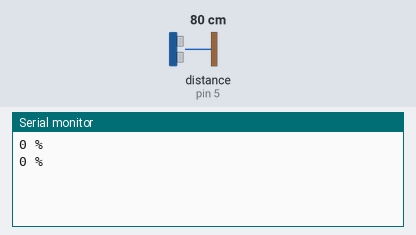
A sketch run on a simulated Arduino Uno, built with avr-gcc and run on an emulated ATmega328P. Parts: the last lines printed to the serial monitor. Wiring (inferred from the names in the program): ultrasonic range finder: trigger pin 3; echo pin 5. The test bench sets the inputs (shaded band); at power-on: distance to the obstacle (sensor on pin 5) 80 cm. The echo pulse lasts 58.3 µs per cm.

Above: at 1.3 s.
1.4 s: distance to the obstacle (sensor on pin 5) set to 2 cm
At 1.9 s:
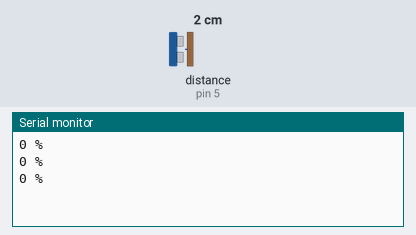
2.9 s: distance to the obstacle (sensor on pin 5) set to 4 cm
At 3.4 s:
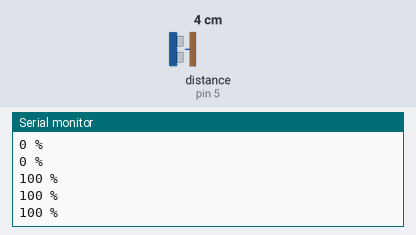
Timing chart, 0 to 5.9 s (numbered marks = the images above; inputs shaded):
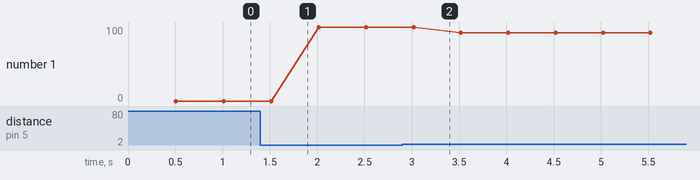

Measured:
- plotted number 1: 0 → 100 after the input at 1.4 s, 100 → 92 after the input at 2.9 s

The sketch:

fill_status.ino
```cpp
const int TRIGGER_PIN = 3;
const int ECHO_PIN = 5;

const long MAX = 14;
const long MIN = 2;

void setup() {
  Serial.begin (9600);
  pinMode(TRIGGER_PIN, OUTPUT);
  pinMode(ECHO_PIN, INPUT);
}

// functional W
long get_percentage(long x, long minimum, long maximum) {
  return map(constrain(x, minimum, maximum), minimum, maximum, 100, 0);
}

long get_raw_distance() {
  // Requires delay 500 ms before rereading
  digitalWrite(TRIGGER_PIN, LOW);
  delayMicroseconds(2);
  digitalWrite(TRIGGER_PIN, HIGH);
  delayMicroseconds(10);
  digitalWrite(TRIGGER_PIN, LOW);
  long duration, distance;
  duration = pulseIn(ECHO_PIN, HIGH);
  distance = (duration/2) / 29.1;
  delay(500);
  return distance;
}

void loop() {
    long distance = get_raw_distance();
    long p = get_percentage(distance, MIN, MAX);
    Serial.print(p);
    Serial.println(" %");
}
```
